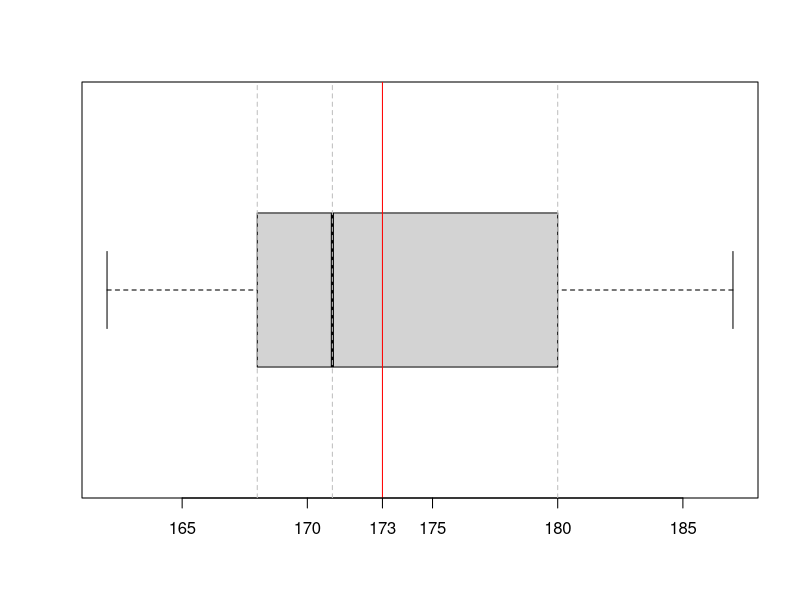
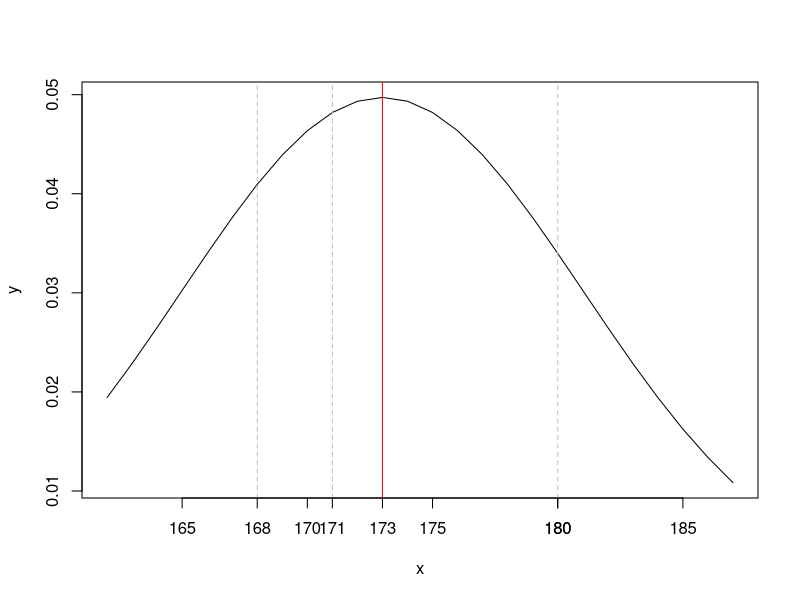

The R script that drew these images, in order:
setwd("C:/workspace/SocialAnxietyStudyInR/")

class1 <- c(162,163,163,164,168,169,170,170,171,172,176,179,180,180,182,185,187)

population_sd <- sd(class1)
population_mean <- mean(class1)  
population_q1 <- quantile(class1, 0.25)
population_q2 <- quantile(class1, 0.50)
population_q3 <- quantile(class1, 0.75)
minv = min(class1)
maxv = max(class1)

## BOX PLOT
png(file = '_bak/class1_boxplot_1.png', 600, 500)
boxplot(class1, horizontal = TRUE)

# MEAN
abline(v=population_mean, col='red', lwd=1)
axis(1, at=population_mean, labels=population_mean)

# 25%, 75%
abline(v=population_q1, col='grey', lwd=1, lty=2)
#axis(1, at=population_q1, labels=population_q1)

abline(v=population_q2, col='grey', lwd=1, lty=2)
#axis(1, at=population_q2, labels=population_q2)

abline(v=population_q3, col='grey', lwd=1, lty=2)
#axis(1, at=population_q3, labels=population_q3)

graphics.off()


## DNORM
x <- seq(minv, maxv, by =1)
y <- dnorm(x, mean = population_mean, sd = population_sd)
png(file = '_bak/class1_dnorm.png', 600, 500)
plot(x, y, type = 'l', lwd=1)
abline(v=population_mean, col='red', lwd=1)
axis(1, at=population_mean, labels=population_mean)
abline(v=population_q1, col='grey', lwd=1, lty=2)
axis(1, at=population_q1, labels=population_q1)

abline(v=population_q2, col='grey', lwd=1, lty=2)
axis(1, at=population_q2, labels=population_q2)

abline(v=population_q3, col='grey', lwd=1, lty=2)
axis(1, at=population_q3, labels=population_q3)
dev.off()
